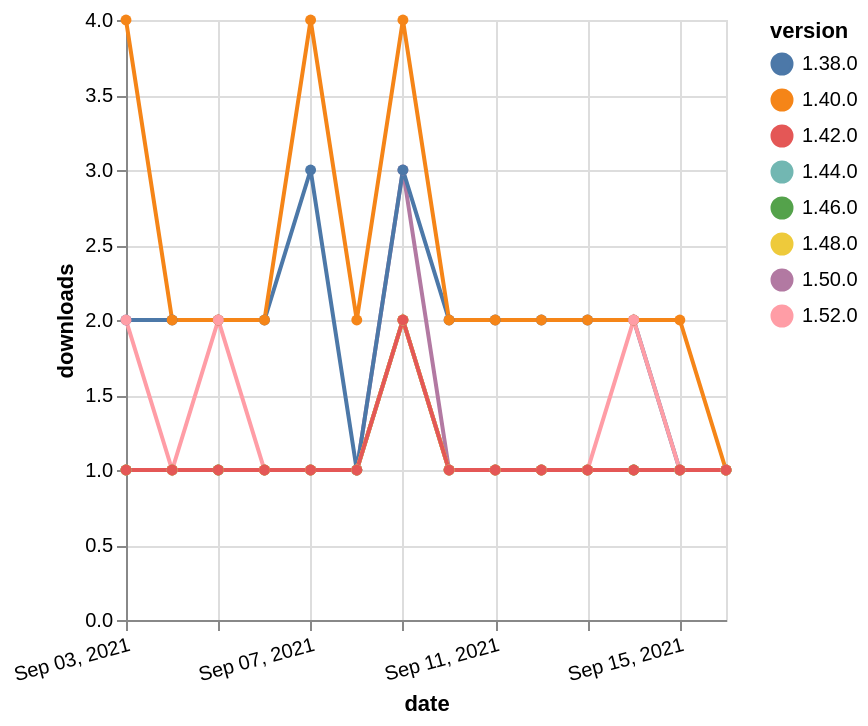

The specification (Vega-Lite) saved for this image:
### Vega-Lite specification from a JSON file in a GitHub repository (floating-point values rounded to 4 significant figures)
{"$schema": "https://vega.github.io/schema/vega-lite/v5.json", "description": "A simple bar chart with embedded data.", "data": {"values": [{"date": "2021-09-03", "total": 190, "delta": 1, "version": "1.50.0"}, {"date": "2021-09-04", "total": 191, "delta": 1, "version": "1.50.0"}, {"date": "2021-09-05", "total": 192, "delta": 1, "version": "1.50.0"}, {"date": "2021-09-06", "total": 193, "delta": 1, "version": "1.50.0"}, {"date": "2021-09-07", "total": 194, "delta": 1, "version": "1.50.0"}, {"date": "2021-09-08", "total": 195, "delta": 1, "version": "1.50.0"}, {"date": "2021-09-09", "total": 198, "delta": 3, "version": "1.50.0"}, {"date": "2021-09-10", "total": 199, "delta": 1, "version": "1.50.0"}, {"date": "2021-09-11", "total": 200, "delta": 1, "version": "1.50.0"}, {"date": "2021-09-12", "total": 201, "delta": 1, "version": "1.50.0"}, {"date": "2021-09-13", "total": 202, "delta": 1, "version": "1.50.0"}, {"date": "2021-09-14", "total": 203, "delta": 1, "version": "1.50.0"}, {"date": "2021-09-15", "total": 204, "delta": 1, "version": "1.50.0"}, {"date": "2021-09-16", "total": 205, "delta": 1, "version": "1.50.0"}, {"date": "2021-09-03", "total": 185, "delta": 1, "version": "1.44.0"}, {"date": "2021-09-04", "total": 186, "delta": 1, "version": "1.44.0"}, {"date": "2021-09-05", "total": 187, "delta": 1, "version": "1.44.0"}, {"date": "2021-09-06", "total": 188, "delta": 1, "version": "1.44.0"}, {"date": "2021-09-07", "total": 189, "delta": 1, "version": "1.44.0"}, {"date": "2021-09-08", "total": 190, "delta": 1, "version": "1.44.0"}, {"date": "2021-09-09", "total": 192, "delta": 2, "version": "1.44.0"}, {"date": "2021-09-10", "total": 193, "delta": 1, "version": "1.44.0"}, {"date": "2021-09-11", "total": 194, "delta": 1, "version": "1.44.0"}, {"date": "2021-09-12", "total": 195, "delta": 1, "version": "1.44.0"}, {"date": "2021-09-13", "total": 196, "delta": 1, "version": "1.44.0"}, {"date": "2021-09-14", "total": 197, "delta": 1, "version": "1.44.0"}, {"date": "2021-09-15", "total": 198, "delta": 1, "version": "1.44.0"}, {"date": "2021-09-16", "total": 199, "delta": 1, "version": "1.44.0"}, {"date": "2021-09-03", "total": 2341, "delta": 2, "version": "1.38.0"}, {"date": "2021-09-04", "total": 2343, "delta": 2, "version": "1.38.0"}, {"date": "2021-09-05", "total": 2345, "delta": 2, "version": "1.38.0"}, {"date": "2021-09-06", "total": 2347, "delta": 2, "version": "1.38.0"}, {"date": "2021-09-07", "total": 2350, "delta": 3, "version": "1.38.0"}, {"date": "2021-09-08", "total": 2351, "delta": 1, "version": "1.38.0"}, {"date": "2021-09-09", "total": 2354, "delta": 3, "version": "1.38.0"}, {"date": "2021-09-10", "total": 2356, "delta": 2, "version": "1.38.0"}, {"date": "2021-09-11", "total": 2358, "delta": 2, "version": "1.38.0"}, {"date": "2021-09-12", "total": 2360, "delta": 2, "version": "1.38.0"}, {"date": "2021-09-13", "total": 2362, "delta": 2, "version": "1.38.0"}, {"date": "2021-09-14", "total": 2364, "delta": 2, "version": "1.38.0"}, {"date": "2021-09-15", "total": 2365, "delta": 1, "version": "1.38.0"}, {"date": "2021-09-16", "total": 2366, "delta": 1, "version": "1.38.0"}, {"date": "2021-09-03", "total": 2510, "delta": 4, "version": "1.40.0"}, {"date": "2021-09-04", "total": 2512, "delta": 2, "version": "1.40.0"}, {"date": "2021-09-05", "total": 2514, "delta": 2, "version": "1.40.0"}, {"date": "2021-09-06", "total": 2516, "delta": 2, "version": "1.40.0"}, {"date": "2021-09-07", "total": 2520, "delta": 4, "version": "1.40.0"}, {"date": "2021-09-08", "total": 2522, "delta": 2, "version": "1.40.0"}, {"date": "2021-09-09", "total": 2526, "delta": 4, "version": "1.40.0"}, {"date": "2021-09-10", "total": 2528, "delta": 2, "version": "1.40.0"}, {"date": "2021-09-11", "total": 2530, "delta": 2, "version": "1.40.0"}, {"date": "2021-09-12", "total": 2532, "delta": 2, "version": "1.40.0"}, {"date": "2021-09-13", "total": 2534, "delta": 2, "version": "1.40.0"}, {"date": "2021-09-14", "total": 2536, "delta": 2, "version": "1.40.0"}, {"date": "2021-09-15", "total": 2538, "delta": 2, "version": "1.40.0"}, {"date": "2021-09-16", "total": 2539, "delta": 1, "version": "1.40.0"}, {"date": "2021-09-03", "total": 176, "delta": 1, "version": "1.46.0"}, {"date": "2021-09-04", "total": 177, "delta": 1, "version": "1.46.0"}, {"date": "2021-09-05", "total": 178, "delta": 1, "version": "1.46.0"}, {"date": "2021-09-06", "total": 179, "delta": 1, "version": "1.46.0"}, {"date": "2021-09-07", "total": 180, "delta": 1, "version": "1.46.0"}, {"date": "2021-09-08", "total": 181, "delta": 1, "version": "1.46.0"}, {"date": "2021-09-09", "total": 183, "delta": 2, "version": "1.46.0"}, {"date": "2021-09-10", "total": 184, "delta": 1, "version": "1.46.0"}, {"date": "2021-09-11", "total": 185, "delta": 1, "version": "1.46.0"}, {"date": "2021-09-12", "total": 186, "delta": 1, "version": "1.46.0"}, {"date": "2021-09-13", "total": 187, "delta": 1, "version": "1.46.0"}, {"date": "2021-09-14", "total": 188, "delta": 1, "version": "1.46.0"}, {"date": "2021-09-15", "total": 189, "delta": 1, "version": "1.46.0"}, {"date": "2021-09-16", "total": 190, "delta": 1, "version": "1.46.0"}, {"date": "2021-09-03", "total": 127, "delta": 2, "version": "1.52.0"}, {"date": "2021-09-04", "total": 128, "delta": 1, "version": "1.52.0"}, {"date": "2021-09-05", "total": 130, "delta": 2, "version": "1.52.0"}, {"date": "2021-09-06", "total": 131, "delta": 1, "version": "1.52.0"}, {"date": "2021-09-07", "total": 132, "delta": 1, "version": "1.52.0"}, {"date": "2021-09-08", "total": 133, "delta": 1, "version": "1.52.0"}, {"date": "2021-09-09", "total": 135, "delta": 2, "version": "1.52.0"}, {"date": "2021-09-10", "total": 136, "delta": 1, "version": "1.52.0"}, {"date": "2021-09-11", "total": 137, "delta": 1, "version": "1.52.0"}, {"date": "2021-09-12", "total": 138, "delta": 1, "version": "1.52.0"}, {"date": "2021-09-13", "total": 139, "delta": 1, "version": "1.52.0"}, {"date": "2021-09-14", "total": 141, "delta": 2, "version": "1.52.0"}, {"date": "2021-09-15", "total": 142, "delta": 1, "version": "1.52.0"}, {"date": "2021-09-16", "total": 143, "delta": 1, "version": "1.52.0"}, {"date": "2021-09-03", "total": 163, "delta": 1, "version": "1.48.0"}, {"date": "2021-09-04", "total": 164, "delta": 1, "version": "1.48.0"}, {"date": "2021-09-05", "total": 165, "delta": 1, "version": "1.48.0"}, {"date": "2021-09-06", "total": 166, "delta": 1, "version": "1.48.0"}, {"date": "2021-09-07", "total": 167, "delta": 1, "version": "1.48.0"}, {"date": "2021-09-08", "total": 168, "delta": 1, "version": "1.48.0"}, {"date": "2021-09-09", "total": 170, "delta": 2, "version": "1.48.0"}, {"date": "2021-09-10", "total": 171, "delta": 1, "version": "1.48.0"}, {"date": "2021-09-11", "total": 172, "delta": 1, "version": "1.48.0"}, {"date": "2021-09-12", "total": 173, "delta": 1, "version": "1.48.0"}, {"date": "2021-09-13", "total": 174, "delta": 1, "version": "1.48.0"}, {"date": "2021-09-14", "total": 175, "delta": 1, "version": "1.48.0"}, {"date": "2021-09-15", "total": 176, "delta": 1, "version": "1.48.0"}, {"date": "2021-09-16", "total": 177, "delta": 1, "version": "1.48.0"}, {"date": "2021-09-03", "total": 239, "delta": 1, "version": "1.42.0"}, {"date": "2021-09-04", "total": 240, "delta": 1, "version": "1.42.0"}, {"date": "2021-09-05", "total": 241, "delta": 1, "version": "1.42.0"}, {"date": "2021-09-06", "total": 242, "delta": 1, "version": "1.42.0"}, {"date": "2021-09-07", "total": 243, "delta": 1, "version": "1.42.0"}, {"date": "2021-09-08", "total": 244, "delta": 1, "version": "1.42.0"}, {"date": "2021-09-09", "total": 246, "delta": 2, "version": "1.42.0"}, {"date": "2021-09-10", "total": 247, "delta": 1, "version": "1.42.0"}, {"date": "2021-09-11", "total": 248, "delta": 1, "version": "1.42.0"}, {"date": "2021-09-12", "total": 249, "delta": 1, "version": "1.42.0"}, {"date": "2021-09-13", "total": 250, "delta": 1, "version": "1.42.0"}, {"date": "2021-09-14", "total": 251, "delta": 1, "version": "1.42.0"}, {"date": "2021-09-15", "total": 252, "delta": 1, "version": "1.42.0"}, {"date": "2021-09-16", "total": 253, "delta": 1, "version": "1.42.0"}]}, "width": "container", "mark": {"type": "line", "point": {"filled": true}}, "encoding": {"x": {"field": "date", "type": "temporal", "timeUnit": "yearmonthdate", "title": "date", "axis": {"labelAngle": -15}}, "y": {"field": "delta", "type": "quantitative", "title": "downloads"}, "color": {"field": "version", "type": "nominal"}, "tooltip": {"field": "delta"}}}
